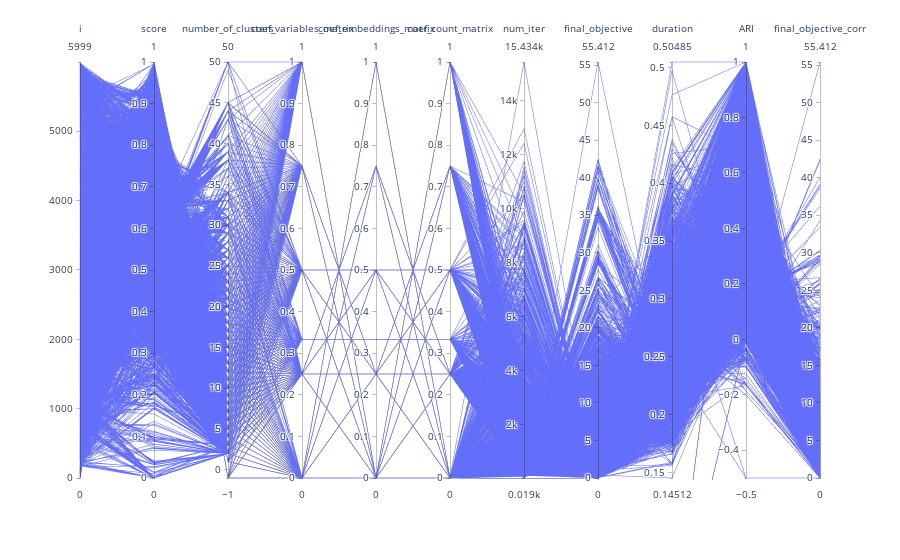
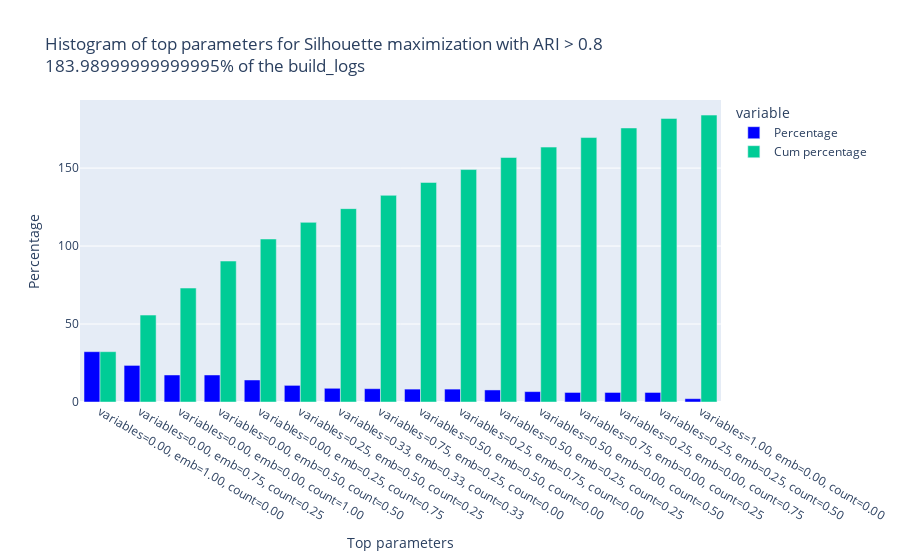

The notebook cell these images were saved under, in order:
### Code cell
# What are the top hyperparameters with the best ARI?
threshold = 0.8
tot_build_log = len(df_clusters_selected['build_log'].unique())
fn = lambda x:sum(x)/len(x)
fig = px.parallel_coordinates(df_clusters_selected)
fig.show()
print(df_clusters_selected['ARI'].describe())
df_vis_top = df_clusters_selected.query(f'ARI > {threshold}').copy()
print("Above threshold:\n",df_vis_top['ARI'].describe())
df_vis_top.loc[:,"params"] = df_vis_top.apply(lambda r: f"variables={r['coef_variables_matrix']:.2f}, emb={r['coef_embeddings_matrix']:.2f}, count={r['coef_count_matrix']:.2f}",axis=1)
df_vis_top.sort_values("ARI",inplace=True)
values_counts = df_vis_top['params'].value_counts()
df_counts = pd.DataFrame({'Top parameters': values_counts.index, 'Count': values_counts.values, "Percentage": np.round(values_counts.values/tot_build_log*100,2)})
# Sort the DataFrame by count in descending order
df_counts = df_counts.sort_values(by='Percentage', ascending=False)
df_counts.loc[:, "Cum percentage"] = df_counts['Percentage'].cumsum()

# Create a histogram plot with Plotly Express
fig = px.bar(df_counts, x='Top parameters', y=['Percentage','Cum percentage'], barmode='group', color_discrete_map={'Percentage': 'blue', 'Cumulative Percentage': 'orange'}, title=f'Histogram of top parameters for {k} with ARI > {threshold}<br>{df_counts["Cum percentage"].max()}% of the build_logs', labels={"Count":"Count of log files",'value': 'Percentage'})
fig.show()

### Figure 1 — Plotly figure (JSON) as saved in the notebook; plotly's stock layout.template omitted (floating-point values rounded to 4 significant figures; data arrays with more than 128 entries replaced by an {"elided": "..."} marker saying what was removed)
{"data": [{"dimensions": [{"label": "i", "values": {"elided": "6000 int values"}}, {"label": "score", "values": {"elided": "6000 float values"}}, {"label": "number_of_clusters", "values": {"elided": "6000 int values"}}, {"label": "coef_variables_matrix", "values": {"elided": "6000 float values"}}, {"label": "coef_embeddings_matrix", "values": {"elided": "6000 float values"}}, {"label": "coef_count_matrix", "values": {"elided": "6000 float values"}}, {"label": "num_iter", "values": {"elided": "6000 int values"}}, {"label": "final_objective", "values": {"elided": "6000 float values"}}, {"label": "duration", "values": {"elided": "6000 float values"}}, {"label": "ARI", "values": {"elided": "6000 float values"}}, {"label": "final_objective_corr", "values": {"elided": "6000 float values"}}], "domain": {"x": [0, 1], "y": [0, 1]}, "name": "", "type": "parcoords"}], "layout": {"legend": {"tracegroupgap": 0}, "margin": {"t": 60}}}

### Figure 2 — Plotly figure (JSON) as saved in the notebook; plotly's stock layout.template omitted (floating-point values rounded to 4 significant figures)
{"data": [{"alignmentgroup": "True", "hovertemplate": "variable=Percentage<br>Top parameters=%{x}<br>Percentage=%{y}<extra></extra>", "legendgroup": "Percentage", "marker": {"color": "blue", "pattern": {"shape": ""}}, "name": "Percentage", "offsetgroup": "Percentage", "orientation": "v", "showlegend": true, "textposition": "auto", "type": "bar", "x": ["variables=0.00, emb=1.00, count=0.00", "variables=0.00, emb=0.75, count=0.25", "variables=0.00, emb=0.00, count=1.00", "variables=0.00, emb=0.50, count=0.50", "variables=0.00, emb=0.25, count=0.75", "variables=0.25, emb=0.50, count=0.25", "variables=0.33, emb=0.33, count=0.33", "variables=0.75, emb=0.25, count=0.00", "variables=0.50, emb=0.50, count=0.00", "variables=0.25, emb=0.75, count=0.00", "variables=0.50, emb=0.25, count=0.25", "variables=0.50, emb=0.00, count=0.50", "variables=0.75, emb=0.00, count=0.25", "variables=0.25, emb=0.00, count=0.75", "variables=0.25, emb=0.25, count=0.50", "variables=1.00, emb=0.00, count=0.00"], "xaxis": "x", "y": [32.27, 23.47, 17.33, 17.33, 14.13, 10.67, 8.8, 8.53, 8.27, 8.27, 7.73, 6.67, 6.13, 6.13, 6.13, 2.13], "yaxis": "y"}, {"alignmentgroup": "True", "hovertemplate": "variable=Cum percentage<br>Top parameters=%{x}<br>Percentage=%{y}<extra></extra>", "legendgroup": "Cum percentage", "marker": {"color": "#00cc96", "pattern": {"shape": ""}}, "name": "Cum percentage", "offsetgroup": "Cum percentage", "orientation": "v", "showlegend": true, "textposition": "auto", "type": "bar", "x": ["variables=0.00, emb=1.00, count=0.00", "variables=0.00, emb=0.75, count=0.25", "variables=0.00, emb=0.00, count=1.00", "variables=0.00, emb=0.50, count=0.50", "variables=0.00, emb=0.25, count=0.75", "variables=0.25, emb=0.50, count=0.25", "variables=0.33, emb=0.33, count=0.33", "variables=0.75, emb=0.25, count=0.00", "variables=0.50, emb=0.50, count=0.00", "variables=0.25, emb=0.75, count=0.00", "variables=0.50, emb=0.25, count=0.25", "variables=0.50, emb=0.00, count=0.50", "variables=0.75, emb=0.00, count=0.25", "variables=0.25, emb=0.00, count=0.75", "variables=0.25, emb=0.25, count=0.50", "variables=1.00, emb=0.00, count=0.00"], "xaxis": "x", "y": [32.27, 55.74, 73.07, 90.4, 104.5, 115.2, 124.0, 132.5, 140.8, 149.1, 156.8, 163.5, 169.6, 175.7, 181.9, 184.0], "yaxis": "y"}], "layout": {"barmode": "group", "legend": {"title": {"text": "variable"}, "tracegroupgap": 0}, "title": {"text": "Histogram of top parameters for Silhouette maximization with ARI > 0.8<br>183.98999999999995% of the build_logs"}, "xaxis": {"anchor": "y", "domain": [0, 1], "title": {"text": "Top parameters"}}, "yaxis": {"anchor": "x", "domain": [0, 1], "title": {"text": "Percentage"}}}}
